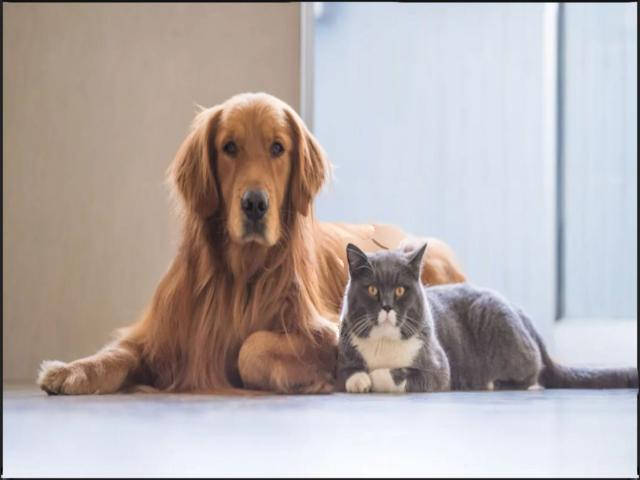
#> input picture fused_images/fused cat_dog.jpeg, 640 x 480 px
$ python metrics.py
#> lines starting #> are read from the running program, lines starting #| are printed output that depends on the picture; long printed decimals are rounded
import cv2
import math
import numpy as np


def calculate_metrics(resized1, resized2, Ifinal):
    #subtract here
    I31=cv2.subtract(Ifinal,resized1)
    I32=cv2.subtract(Ifinal,resized2)

    #show subtacted images
    cv2.imshow("framemetric1",I31)
    cv2.imshow("framemetric2",I32)


    a1=0
    for i in range(0,480):
        for j in range(0,640):
            a1=a1 + ((I31[i][j])**2)
    # print(a1)
    mean_square1=a1/(640*480)
    print("Mean Square 1 : ", mean_square1)

    PSNR1=10*(math.log10(255**2/mean_square1))
    print("PSNR 1 : ", PSNR1)


    a2 = 0
    for i in range(0,480):
        for j in range(0,640):
            a2=a2 + ((I32[i][j])**2)
    # print(a2)
    mean_square2=a2/(640*480)
    print("Mean Square 2 : ",mean_square2)

    PSNR2=10*(math.log10(255**2/mean_square2))
    print("PSNR 2 : ",PSNR2)


    #averaged MSE and PSNR

    MSE=(mean_square1+mean_square2)/2
    PSNR=(PSNR1+PSNR2)/2

    #   CC
    lisx1 = []
    lisx2 = []
    lisy = []
    for i in range(0, 480):
        for j in range(0, 640):
            lisx1.append(resized1[i][j])
            lisx2.append(resized2[i][j])
            lisy.append(Ifinal[i][j])
    kinp1 = 0
    kinp2 = 0
    kout = 0
    # print(len(lisx1))
    for i in range(len(lisx1)):
        kinp1 = kinp1 + lisx1[i]
        kinp2 = kinp2 + lisx2[i]
        kout = kout + lisy[i]
    avgx1 = kinp1 // len(lisx1)
    avgx2 = kinp2 // len(lisx2)
    avgy = kout // len(lisy)

    CCx1y1 = 0
    CCx1 = 0
    CCy1 = 0
    for i in range(0, 480):
        for j in range(0, 640):
            CCx1y1 = CCx1y1 + ((resized1[i][j] - avgx1) * (Ifinal[i][j] - avgy))

            CCx1 = CCx1 + ((resized1[i][j] - avgx1) ** 2)
            CCy1 = CCy1 + ((Ifinal[i][j] - avgy) ** 2)

    CC1 = (CCx1y1 / ((math.sqrt(CCx1)) * (math.sqrt(CCy1))))
    print("Correlation Coefficient 1 : ",CC1)

    CCx2y2 = 0
    CCx2 = 0
    CCy2 = 0
    for i in range(0, 480):
        for j in range(0, 640):
            CCx2y2 = CCx2y2 + ((resized2[i][j] - avgx2) * (Ifinal[i][j] - avgy))

            CCx2 = CCx2 + ((resized2[i][j] - avgx2) ** 2)
            CCy2 = CCy2 + ((Ifinal[i][j] - avgy) ** 2)

    CC2 = (CCx2y2 / ((math.sqrt(CCx2)) * (math.sqrt(CCy2))))
    print("Correlation Coefficient 2 : ",CC2)

    # averaged CC
    CC = (CC1 + CC2) / 2

    print("MSE  : ", MSE)
    print("PSNR : ", PSNR)
    print("Correlation Coefficient: ",CC)


#give input images of cat and dog in black and white
image1 = input("Enter image 1 name : ")
#> the answer given: fused_images/fused cat_dog.jpeg
image2 = input("Enter image 2 name : ")
#> the answer given: fused_images/fused little_boy.jpeg
I1 = cv2.imread(image1,0)
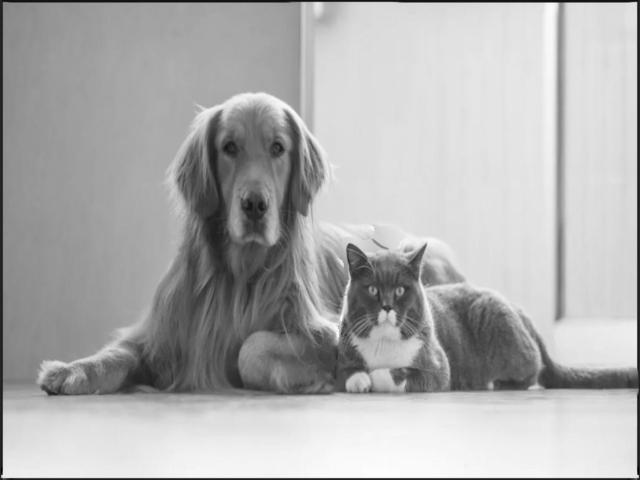
#> I1: shape (480, 640); min 0, max 255, mean 175.1
I2 = cv2.imread(image2,0)
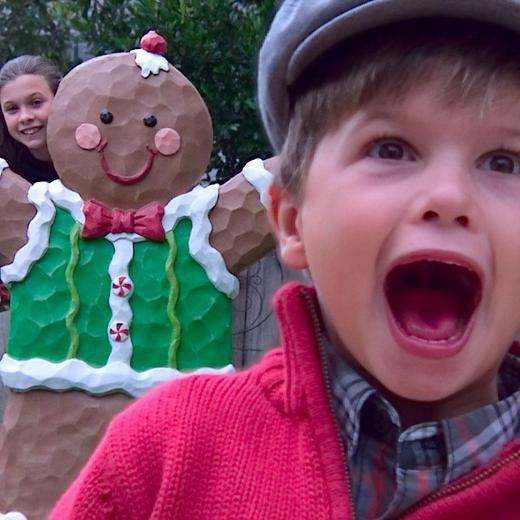
#> input picture fused_images/fused little_boy.jpeg, 520 x 520 px
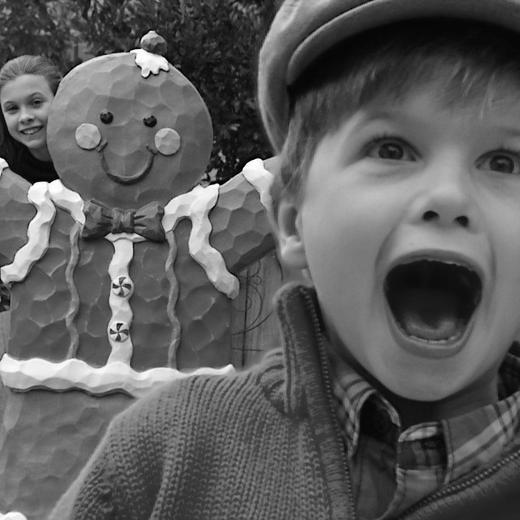
#> I2: shape (520, 520); min 0, max 255, mean 92.4

#resize all images to same dimensions then only subtract work

resized1=cv2.resize(I1,(640,480),interpolation=cv2.INTER_AREA)
resized2=cv2.resize(I2,(640,480),interpolation=cv2.INTER_AREA)
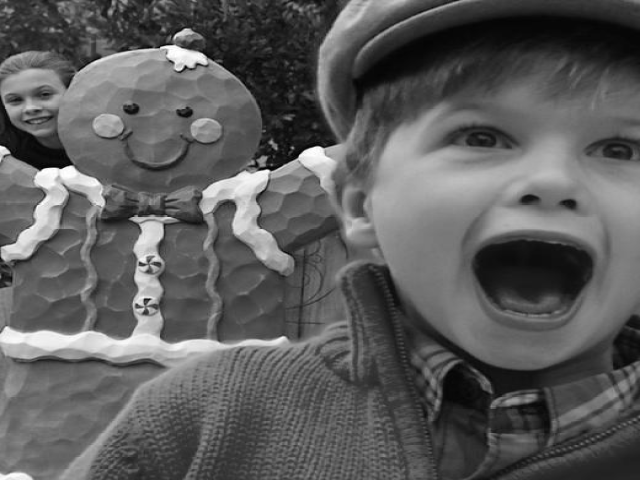
#> resized2: shape (480, 640); min 1, max 255, mean 92.3

#input images after resizing
cv2.imshow("resized1",resized1)
cv2.imshow("resized2",resized2)

#give ur output image here 3 cases vi separately in black and white
n = int(input("Enter n value : "))
#> the answer given: 3
for i in range(n):
    fuse_image = input("Enter fuse image name : ")
#> the answer given: fused_images/fused little_boy.jpeg
    Ifinal=cv2.imread(fuse_image,0)
    Ifinal=cv2.resize(Ifinal,(640,480),interpolation=cv2.INTER_AREA)

    cv2.imshow("final_Bw",Ifinal)
    calculate_metrics(resized1, resized2, Ifinal)
#> in calculate_metrics, `I31=cv2.subtract(Ifinal,resized1)`:
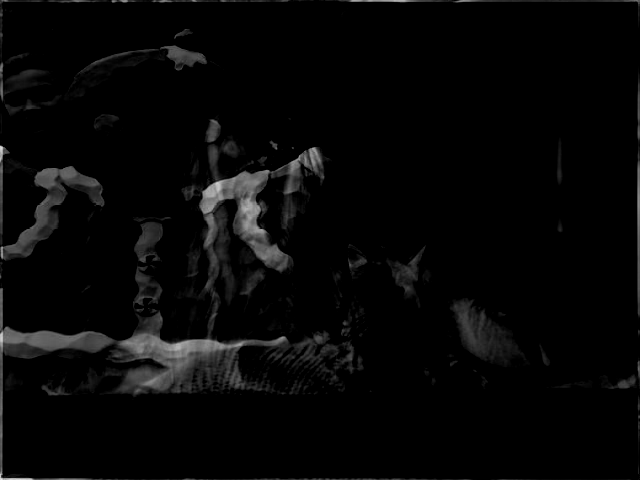
#> I31: shape (480, 640); min 0, max 229, mean 7
#> in calculate_metrics, `I32=cv2.subtract(Ifinal,resized2)`: I32: shape (480, 640); every value is 0
#> after the loop in calculate_metrics, `for i in range(0,480):`: a1 = 162654592
#> in calculate_metrics, `mean_square1=a1/(640*480)`: mean_square1 = 529.5
#| Mean Square 1 :  529.475
#> in calculate_metrics, `PSNR1=10*(math.log10(255**2/mean_square1))`: PSNR1 = 20.89
#| PSNR 1 :  20.892
#> after the loop in calculate_metrics, `for i in range(0,480):`: a2 = 0
#| Mean Square 2 :  0.0
#> in calculate_metrics, `PSNR2=10*(math.log10(255**2/mean_square2))`: PSNR2 = inf
#| PSNR 2 :  inf
#> in calculate_metrics, `MSE=(mean_square1+mean_square2)/2`: MSE = 264.7
#> in calculate_metrics, `PSNR=(PSNR1+PSNR2)/2`: PSNR = inf
#> after the loop in calculate_metrics, `for i in range(0, 480):`: lisx1 = 307200 items
#> the loop in calculate_metrics, `for i in range(len(lisx1)):` made 307200 passes
#> (kinp1, kinp2, kout) on passes 1 to 3: (41, 92, 92), (77, 202, 202), (90, 315, 315)
#> after the loop in calculate_metrics, `for i in range(len(lisx1)):`: kinp1 = 53795684; kinp2 = 28354002
#> in calculate_metrics, `avgx1 = kinp1 // len(lisx1)`: avgx1 = 175
#> in calculate_metrics, `avgx2 = kinp2 // len(lisx2)`: avgx2 = 92
#> after the loop in calculate_metrics, `for i in range(0, 480):`: CCx1 = 967260122; CCx1y1 = -87739821; CCy1 = 716758310
#> in calculate_metrics, `CC1 = (CCx1y1 / ((math.sqrt(CCx1)) * (math.sqrt(CCy1))))`: CC1 = -0.105
#| Correlation Coefficient 1 :  -0.1054
#> after the loop in calculate_metrics, `for i in range(0, 480):`: CCx2 = 716758310
#> in calculate_metrics, `CC2 = (CCx2y2 / ((math.sqrt(CCx2)) * (math.sqrt(CCy2))))`: CC2 = 1
#| Correlation Coefficient 2 :  1.0
#> in calculate_metrics, `CC = (CC1 + CC2) / 2`: CC = 0.447
#| MSE  :  264.737
#| PSNR :  inf
#| Correlation Coefficient:  0.4473
#> (the run stopped early here; a loop or call above may not have finished)
